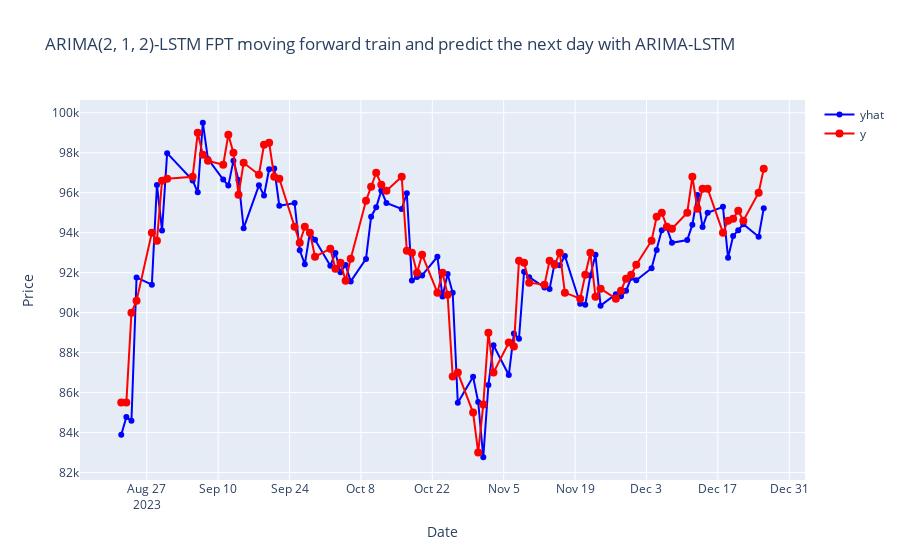

Write notebook code for a chart like this one.
### Code cell
# Plotting with Plotly
fig = go.Figure()

# Plot yhat as a line
fig.add_trace(go.Scatter(x=df_eval['ds'], y=df_eval['yhat'], mode='lines+markers', name='yhat', line=dict(color='blue')))

# Plot y as points
fig.add_trace(go.Scatter(x=df_eval['ds'], y=df_eval['y'], mode='lines+markers', name='y', marker=dict(color='red', size=8)))

# Set layout
fig.update_layout(title=f'ARIMA{best_p,1,best_q}-LSTM {stock_target} moving forward train and predict the next day with ARIMA-LSTM',
                  xaxis_title='Date',
                  yaxis_title='Price',
                  showlegend=True)

# Show the plot
fig.show()
